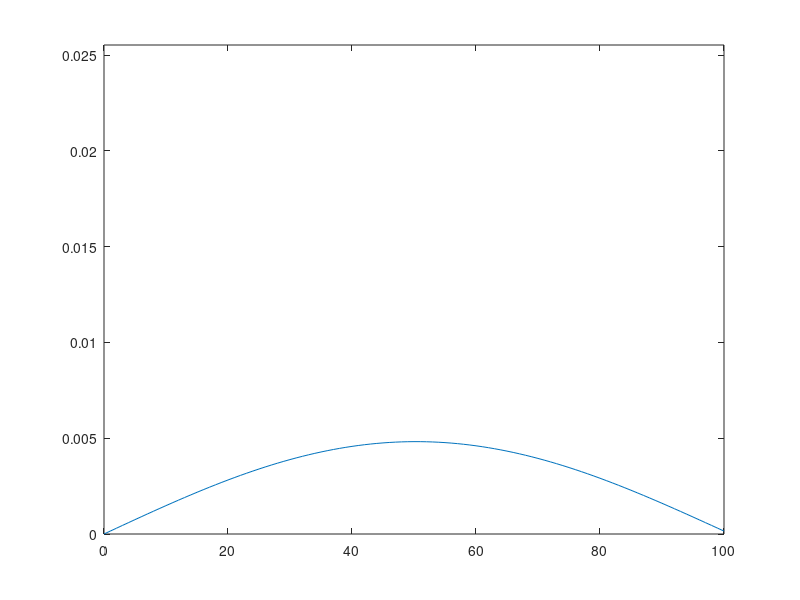

Source code (MATLAB):

close all
clear all

nt = 20000;
nx = 101;
c = 0.7;
dt = 0.1;
dx = 1;
a = c*dt/(dx^2);
u = zeros(nx,nt);
u(1,1) = 1;
x = 0:nx-1;
y = normpdf(x,50,50/3.2);
u(:,1) = y;
u(1,1) = 0;
u(100,1) = 0;

P = zeros(nx);

for i = 1:nx
    if i == 1 || i == nx
        P(i,i) = 1;
    else
        P(i,i) = 1 - 2*a;
        P(i,i-1) = a;
        P(i,i+1) = a;

    end

end
figure()
plot(x,u(:,1));
drawnow

tic
for n = 1:nt-1
    
    u(:,n+1) = P*u(:,n);
    
    if mod(n,1000) == 0
        plot(x,u(:,n+1));
        axis([0 100 0 max(y)])
        drawnow
    end
    
end
toc
